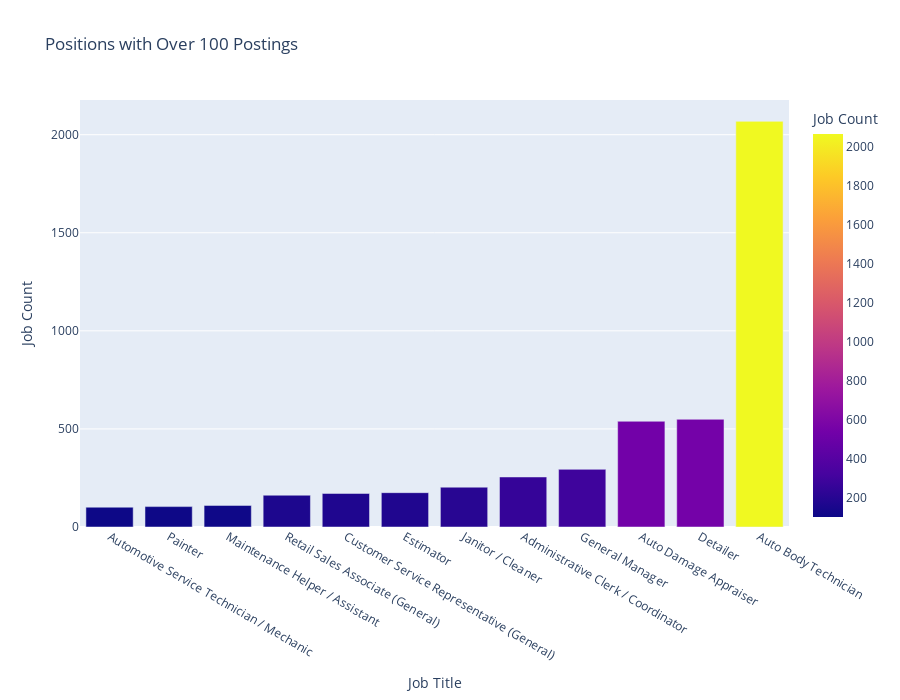

The code cell stored with this chart in its notebook:
### Code cell
#Plot positions with over 100 postings
posting_position_100 = posting_position_100.sort_values(by='Job Count', ascending=True)
data = px.data.gapminder()

fig = px.bar(posting_position_100, x='Job Title', y='Job Count',
             hover_data=['LONG_OCC_CODE','Job Title', 'Job Count'],
             title="Positions with Over 100 Postings",
             labels={'LONG_OCC_CODE':'Long OCC Code'},
             color='Job Count', height=700)
fig.show()

### Figure 1 — Plotly figure (JSON) as saved in the notebook; plotly's stock layout.template omitted (floating-point values rounded to 4 significant figures)
{"data": [{"alignmentgroup": "True", "customdata": [["49-3023.00"], ["47-2141.00"], ["49-9098.00"], ["41-2031.00"], ["43-4051.00"], ["13-1051.00"], ["37-2011.00"], ["43-6014.00"], ["11-1021.92"], ["13-1032.00"], ["53-7061.00"], ["49-3021.00"]], "hovertemplate": "Job Title=%{x}<br>Job Count=%{marker.color}<br>Long OCC Code=%{customdata[0]}<extra></extra>", "legendgroup": "", "marker": {"color": [101, 104, 110, 162, 171, 175, 203, 255, 294, 539, 549, 2068], "coloraxis": "coloraxis"}, "name": "", "offsetgroup": "", "orientation": "v", "showlegend": false, "textposition": "auto", "type": "bar", "x": ["Automotive Service Technician / Mechanic", "Painter", "Maintenance Helper / Assistant", "Retail Sales Associate (General)", "Customer Service Representative (General)", "Estimator", "Janitor / Cleaner", "Administrative Clerk / Coordinator", "General Manager", "Auto Damage Appraiser", "Detailer", "Auto Body Technician"], "xaxis": "x", "y": [101, 104, 110, 162, 171, 175, 203, 255, 294, 539, 549, 2068], "yaxis": "y"}], "layout": {"barmode": "relative", "coloraxis": {"colorbar": {"title": {"text": "Job Count"}}, "colorscale": [[0, "#0d0887"], [0.1111, "#46039f"], [0.2222, "#7201a8"], [0.3333, "#9c179e"], [0.4444, "#bd3786"], [0.5556, "#d8576b"], [0.6667, "#ed7953"], [0.7778, "#fb9f3a"], [0.8889, "#fdca26"], [1, "#f0f921"]]}, "height": 700, "legend": {"tracegroupgap": 0}, "title": {"text": "Positions with Over 100 Postings"}, "xaxis": {"anchor": "y", "domain": [0, 1], "title": {"text": "Job Title"}}, "yaxis": {"anchor": "x", "domain": [0, 1], "title": {"text": "Job Count"}}}}
